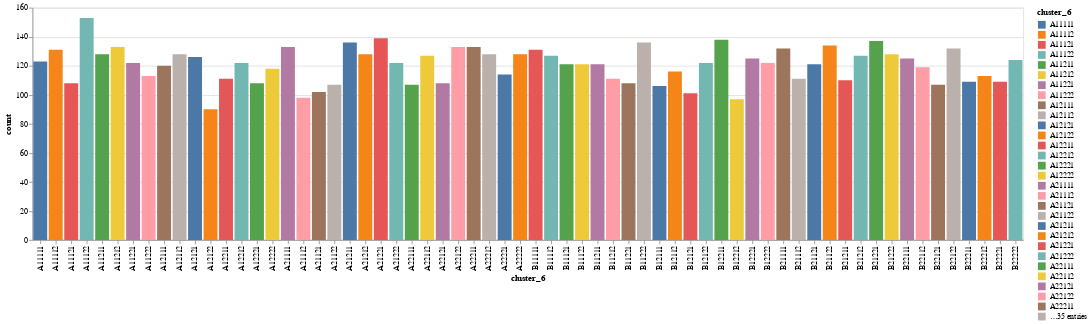

The notebook cell this image was saved under:
### Code cell
show_b_stats('cluster_6', df_clustered)

### Figure 1 — Vega-Lite specification as saved in the notebook (floating-point values rounded to 4 significant figures)
{"config": {"view": {"continuousWidth": 300, "continuousHeight": 300}}, "data": {"name": "data-ad23638937c0399db0d9fe594f98b9f0"}, "mark": {"type": "bar", "tooltip": true}, "encoding": {"color": {"field": "cluster_6", "type": "nominal"}, "x": {"field": "cluster_6", "type": "nominal"}, "y": {"field": "count", "type": "quantitative"}}, "params": [{"name": "param_6", "select": {"type": "interval", "encodings": ["x", "y"]}, "bind": "scales"}], "$schema": "https://vega.github.io/schema/vega-lite/v5.20.1.json", "datasets": {"data-ad23638937c0399db0d9fe594f98b9f0": [{"cluster_6": "A11122", "count": 153}, {"cluster_6": "A21221", "count": 139}, {"cluster_6": "B12211", "count": 138}, {"cluster_6": "B21221", "count": 137}, {"cluster_6": "A21211", "count": 136}, {"cluster_6": "B11222", "count": 136}, {"cluster_6": "B21122", "count": 134}, {"cluster_6": "A21111", "count": 133}, {"cluster_6": "A22122", "count": 133}, {"cluster_6": "A22211", "count": 133}, {"cluster_6": "A11212", "count": 133}, {"cluster_6": "B21111", "count": 132}, {"cluster_6": "B22122", "count": 132}, {"cluster_6": "B11111", "count": 131}, {"cluster_6": "A11112", "count": 131}, {"cluster_6": "A22212", "count": 128}, {"cluster_6": "A11211", "count": 128}, {"cluster_6": "A12112", "count": 128}, {"cluster_6": "A22222", "count": 128}, {"cluster_6": "B21222", "count": 128}, {"cluster_6": "A21212", "count": 128}, {"cluster_6": "B11112", "count": 127}, {"cluster_6": "A22112", "count": 127}, {"cluster_6": "B21212", "count": 127}, {"cluster_6": "A12121", "count": 126}, {"cluster_6": "B12221", "count": 125}, {"cluster_6": "B22111", "count": 125}, {"cluster_6": "B22222", "count": 124}, {"cluster_6": "A11111", "count": 123}, {"cluster_6": "B12122", "count": 122}, {"cluster_6": "A12212", "count": 122}, {"cluster_6": "B12222", "count": 122}, {"cluster_6": "A11221", "count": 122}, {"cluster_6": "A21222", "count": 122}, {"cluster_6": "B11122", "count": 121}, {"cluster_6": "B11121", "count": 121}, {"cluster_6": "B11211", "count": 121}, {"cluster_6": "B21121", "count": 121}, {"cluster_6": "A12111", "count": 120}, {"cluster_6": "B22112", "count": 119}, {"cluster_6": "A12222", "count": 118}, {"cluster_6": "B12112", "count": 116}, {"cluster_6": "A22221", "count": 114}, {"cluster_6": "B22212", "count": 113}, {"cluster_6": "A11222", "count": 113}, {"cluster_6": "A12211", "count": 111}, {"cluster_6": "B11212", "count": 111}, {"cluster_6": "B21112", "count": 111}, {"cluster_6": "B21211", "count": 110}, {"cluster_6": "B22221", "count": 109}, {"cluster_6": "B22211", "count": 109}, {"cluster_6": "A22121", "count": 108}, {"cluster_6": "A12221", "count": 108}, {"cluster_6": "A11121", "count": 108}, {"cluster_6": "B11221", "count": 108}, {"cluster_6": "B22121", "count": 107}, {"cluster_6": "A21122", "count": 107}, {"cluster_6": "A22111", "count": 107}, {"cluster_6": "B12111", "count": 106}, {"cluster_6": "A21121", "count": 102}, {"cluster_6": "B12121", "count": 101}, {"cluster_6": "A21112", "count": 98}, {"cluster_6": "B12212", "count": 97}, {"cluster_6": "A12122", "count": 90}]}}
